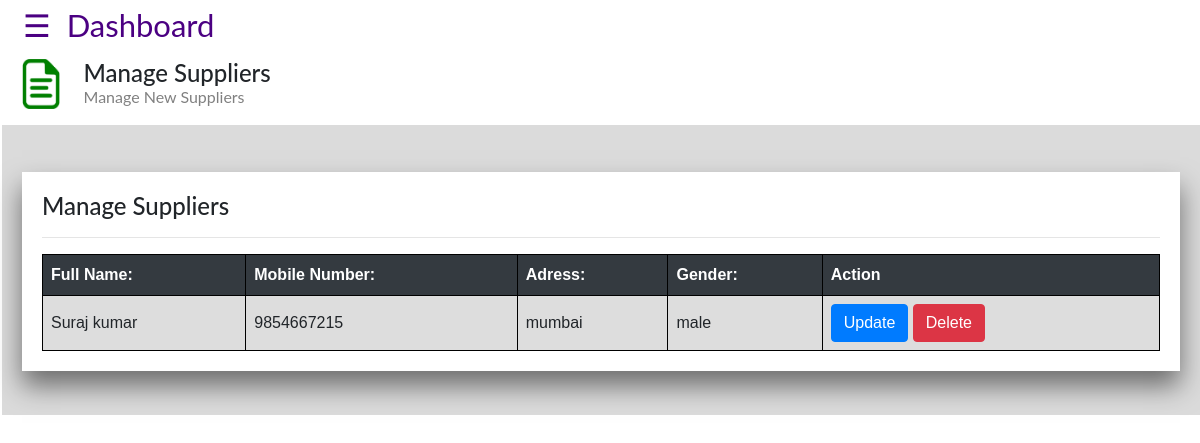
/admin/manage_suppliers.php (signed in), run on the app's committed database.
### tables this page shows
CREATE TABLE `suppliers` (
  `id` int(11) NOT NULL,
  `name` varchar(25) NOT NULL,
  `number` varchar(20) NOT NULL,
  `address` text NOT NULL,
  `gender` varchar(10) NOT NULL
);

### admin/manage_suppliers.php (the view, shortened to what this page needs)
<?php
if (isset($_SESSION['id']) && isset($_SESSION['user_name'])) {
?>
<!DOCTYPE html>
<html>
<head>
  <link rel="stylesheet" href="https://maxcdn.bootstrapcdn.com/bootstrap/4.4.1/css/bootstrap.min.css">
    <link rel="stylesheet" href="https://cdnjs.cloudflare.com/ajax/libs/font-awesome/4.7.0/css/font-awesome.min.css">
</head>
<body>
<div id="main">
  <span style="font-size:31px;cursor:pointer;color: indigo;padding-left: 21px;" onclick="openNav()">&#9776;&nbsp;&nbsp;Dashboard</span>
<br>
<div class="container-fluid" style="padding-top: 10px;">
  <div class="row">
    <div class="col-md-4">
        <div class="row">
          <div class="col-md-2">
            <img width="130%" height="76%" src="file.png">
          </div>
          <div class="col-md-10">
              <h4>Manage Suppliers</h4>
              <p style="color: grey;margin-top: -10px;">Manage New Suppliers</p>
          </div>
        </div>
    </div>
  </div>
</div>
<div style="background:rgba(215,215,215,0.9);">
<br>
  <br>
    <div style="background: white;margin: 20px;padding: 20px;margin-top: -1px;box-shadow: 0 15px 25px rgba(0,0,0,0.5);">
    <h4>Manage Suppliers</h4><hr>
<table>
  <tr class="bg-dark text-white">
    <th>Full Name:</th>
    <th>Mobile Number:</th>
    <th>Adress: </th>
    <th>Gender:</th>
    <th>Action</th>
  </tr>
<?php
include 'db_conn.php';
  $q="select * from suppliers";
  $query=mysqli_query($conn,$q);
  while ($res=mysqli_fetch_array($query)) {
?>
 <tr>
    <td><?php echo $res['name']; ?></td>
    <td><?php echo $res['number']; ?></td>
    <td><?php echo $res['address']; ?></td>
     <td><?php echo $res['gender']; ?></td>
    <td> <button type="submit" class="btn btn-primary"><a href="updatesup.php?id=<?php echo      $res['id']; ?>" class="text-white">Update</a></button>
          <button type="submit" class="btn btn-danger"><a href="deletesup.php?id=<?php echo $res['id']; ?>"class="text-white"> Delete</a></button></td>
  </tr>
<?php
  }
?>
</table>
  </div>
<br>
</div>
</div>
</body>
</html>
<?php
}else{
    header("Location:index.php");
    exit();
}
 ?>

### admin/manage_suppliers.php (style rules this page uses)
body { font-family: "Lato", sans-serif; }
#main { transition: margin-left .5s; padding-left: 2px; padding-top: 2px; }
table { font-family: arial, sans-serif; border-collapse: collapse; width: 100%; }
td, th { border: 1px solid black; text-align: left; padding: 8px; }
tr:nth-child(even) { background-color: #dddddd; }

### data on the page
suppliers: name "Suraj kumar", number "9854667215", address "mumbai", gender "male"
